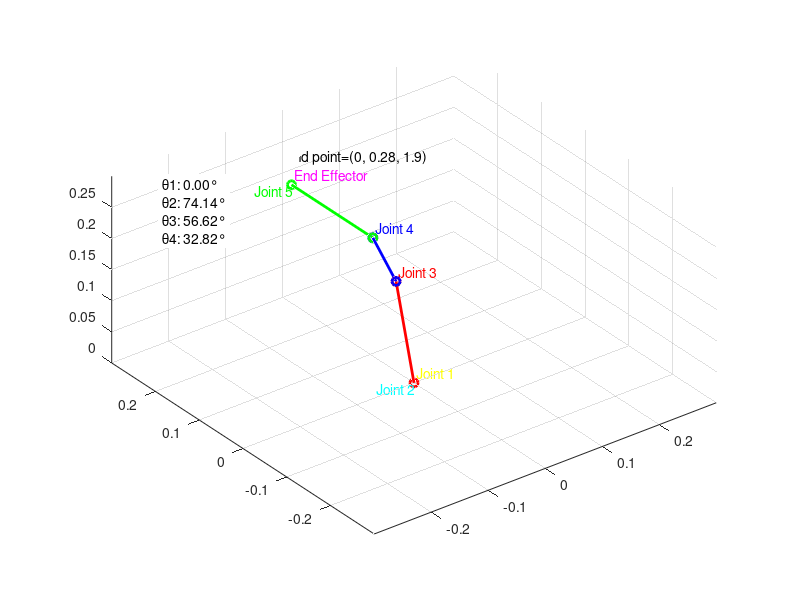

Here is the MATLAB script that generated this plot:
clc
clear
clear all

th1 = 0;

%these are the origin, orientiation of gripper
phi = 0 *pi/180;%angle of final link with ground
l1 = 0.15;
l2 = 0.07;
l3 = 0.186;
xc =0;
zc = 0;
yc = 0;


%these are the end coordinatess
th = 0:0.01 :0.1;
 x = 0 + 0*sin(th);
 y = 0.28+ 0*cos(th);
 z = 0.09 + th;
 

for i=1:length(th)
    s = sqrt(x(i)^2 + y(i)^2);
    y2= z(i) - l3*sin(phi);
    x2= s - l3*cos(phi);
    th1 = pi/2 + atan2(-y(i),x(i))

%this equaition is for calculating the angles 
     th2= acos( (x2^2+y2^2+l1^2-l2^2)/2/l1/sqrt(x2^2+y2^2)) + atan2(y2,x2);
     
    th3= atan2 ( y2-l1*sin(th2),x2-l1*cos(th2));

    ang1(i)= th1*180/pi
    ang2(i)= th2*180/pi
    ang3(i)= 90 + (th3- th2)*180/pi
    ang4(i) = (90+ phi*180/pi - th2*180/pi - (th3- th2)*180/pi)*60/90

%this is just the calculatin of the position of joints
        v1=[0 ;  yc+l1*cos(th2) ; zc +  l1*sin(th2)];
        v2=v1+[0; l2*cos(th3);l2*sin(th3)];
        v3 = v2 + [ 0; l3*cos(phi); l3*sin(phi)];
      
        

        %this is the rotation matrix for m1 angle(base motor)
        T = [cos(th1) , sin(th1), 0;
     -sin(th1),cos(th1) , 0;
            0, 0 ,1 ];


%we give the m1 angle to rotate it around.
       v3 = T*v3;
        v2 = T*v2;
        v1 = T*v1;
        
    %then we plot it.
        axis equal;
        grid on;
        
        cla

        plot3([xc v1(1)],[yc v1(2)],[zc v1(3)], "-or",'LineWidth',2);
        plot3([v1(1) v2(1)],[v1(2) v2(2)],[v1(3) v2(3)],"-ob",'LineWidth',2);
        plot3([v2(1) v3(1)],[v2(2) v3(2)],[v2(3) v3(3)],"-og",'LineWidth',2);
        str = sprintf('θ1: %.2f°\nθ2: %.2f°\nθ3: %.2f°\nθ4: %.2f°', ang1(i), ang2(i), ang3(i), ang4(i));
text(-0.25, 0.25, 0.25, str, 'FontSize', 10, 'BackgroundColor', 'white');
        % Joint Labels - Positioned slightly offset from each joint

        xlim([-0.3 0.3]);
        ylim([-0.3 0.3]);
        zlim([0 0.3]);
        hold on
        pause (0.2);
        
end
text(0 + 0.02, 0 + 0.02, 0, 'Joint 1', 'FontSize', 10, 'Color', 'yellow');
text(0 - 0.05, 0 + 0.02, 0, 'Joint 2', 'FontSize', 10, 'Color', 'cyan');
text(v1(1) + 0.02, v1(2) + 0.02, v1(3), 'Joint 3', 'FontSize', 10, 'Color', 'red');
text(v2(1) + 0.02, v2(2) + 0.02, v2(3), 'Joint 4', 'FontSize', 10, 'Color', 'blue');
text(v3(1) - 0.05, v3(2) + 0.02, v3(3), 'Joint 5', 'FontSize', 10, 'Color', 'green');
text(v3(1) + 0.02, v3(2) + 0.02, v3(3), 'End Effector', 'FontSize', 10, 'Color', 'magenta');
text(v3(1) + 0.02, v3(2) + 0.04, v3(3)+0.02, 'End point=(0, 0.28, 1.9)', 'FontSize', 10, 'Color', 'black');
